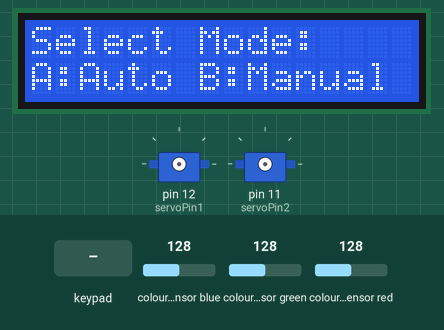
This sketch was run on a simulated Arduino Uno, built with avr-gcc and run on an emulated ATmega328P. Shown: 16×2 character LCD, 2 × servo. Wiring (inferred from the names in the program): TCS3200 colour sensor: output pin 10; S2 A1; S3 A0; S0 A3; S1 A2; 4×4 keypad with keys D * 0 # C 9 8 7 B 6 5 4 A 3 2 1: rows pin 6, pin 7, pin 8, pin 9; columns pin 2, pin 3, pin 4, pin 5; 2 × servo: signal pin 11 / signal pin 12. The inputs (shaded band) are chosen by the test bench; at power-on: colour sensor blue 128, colour sensor green 128, colour sensor red 128. Servo pulses on a pin are drawn as a servo (544–2400 µs = 0–180°); what the sketch prints to the serial monitor is not drawn.

Above: at 3.4 s.
3.5 s: keypad keys 6 7 8 9 A pressed 0.4 s apart
At 8.0 s:
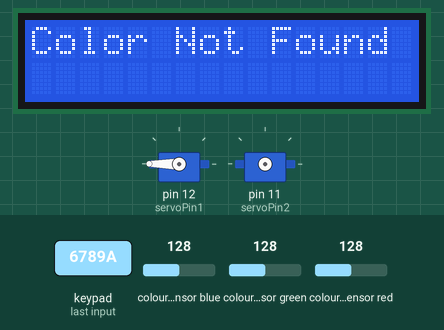
8.4 s: colour sensor blue set to 5
At 10.9 s:
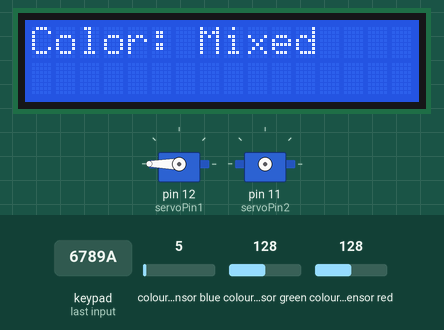
11.4 s: colour sensor green set to 5
At 14.6 s:
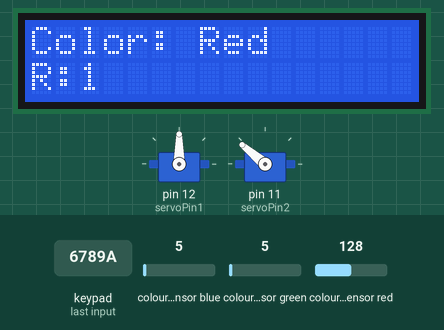
17.4 s: colour sensor red set to 5
At 20.2 s:
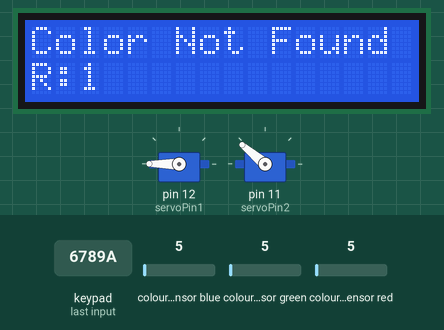
20.4 s: colour sensor blue set to 64
At 24.0 s:
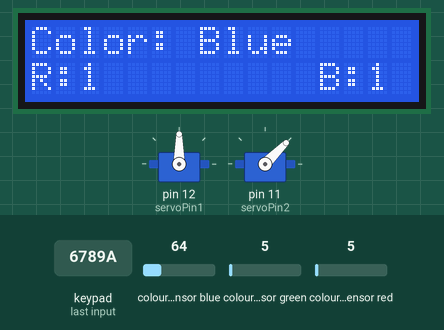
Timing chart, 0 to 24.4 s (numbered marks = the images above; inputs shaded):
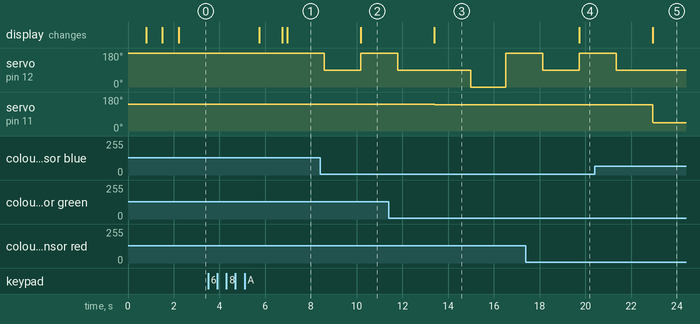

The sketch:

projectCode.ino
```cpp
#include <LiquidCrystal_I2C.h>

LiquidCrystal_I2C lcd(0x27, 16, 2);

#define S0 A3
#define S1 A2
#define S2 A1
#define S3 A0
#define sensorOut 10

int redFrequency = 0;
int greenFrequency = 0;
int blueFrequency = 0;
int MIN_VALUE = 50;
int MAX_VALUE = 200;
int rc = 0;
int gc = 0;
int bc = 0;

const byte rows = 4;
const byte cols = 4;
char keys[rows][cols] = {
  {'D', '*', '0', '#'},
  {'C', '9', '8', '7'},
  {'B', '6', '5', '4'},
  {'A', '3', '2', '1'}
};

byte rowPins[rows] = {6,7,8,9};
byte colPins[cols] = {2,3,4,5};

// Servo setup
const int servoPin1 = 12;
const int servoPin2 = 11;

bool automaticMode = false;
bool modeSelected = false; // ensure the mode is selected before showing colors

void moveServo(int pin, int angle) {
  int dutyCycle = map(angle, 0, 180, 544, 2400);
  for (int i = 0; i < 50; i++) {
    digitalWrite(pin, HIGH);
    delayMicroseconds(dutyCycle);
    digitalWrite(pin, LOW);
    delay(10);
  }
}

void setup() {
  Serial.begin(9600);
  Serial.println("System Starting");

  pinMode(S0, OUTPUT);
  pinMode(S1, OUTPUT);
  pinMode(S2, OUTPUT);
  pinMode(S3, OUTPUT);
  pinMode(sensorOut, INPUT);

  // setting frequency scaling to 20%
  digitalWrite(S0, HIGH);
  digitalWrite(S1, LOW);

  lcd.init();
  lcd.backlight();
  lcd.clear();
  lcd.setCursor(0, 0);
  lcd.print(" Initializing");
  lcd.setCursor(0, 1);
  lcd.print("System On");

  for (int a = 12; a < 15; a++) {
    lcd.setCursor(a, 1);
    lcd.print(".");
    delay(700);
  }
  lcd.clear();

  pinMode(servoPin1, OUTPUT);
  pinMode(servoPin2, OUTPUT);

  for (byte i = 0; i < rows; i++) {
    pinMode(rowPins[i], OUTPUT);
    digitalWrite(rowPins[i], HIGH);
  }
  for (byte i = 0; i < cols; i++) {
    pinMode(colPins[i], INPUT_PULLUP);
  }

  lcd.setCursor(0, 0);
  lcd.print("Select Mode: ");
  lcd.setCursor(0, 1);
  lcd.print("A:Auto B:Manual");
}

char getKey() {
  for (byte row = 0; row < rows; row++) {
    digitalWrite(rowPins[row], LOW);
    for (byte col = 0; col < cols; col++) {
      if (digitalRead(colPins[col]) == LOW) {
        digitalWrite(rowPins[row], HIGH);
        return keys[row][col];
      }
    }
    digitalWrite(rowPins[row], HIGH);
  }
  return '\0'; // no key pressed
}

void displayColor(int r, int g, int b, char key) {

  if (!modeSelected) return; // ensure mode is selected before displaying color

  if ((r > MAX_VALUE && g > MAX_VALUE && b > MAX_VALUE) || (r < MIN_VALUE && g < MIN_VALUE && b < MIN_VALUE)) {
    lcd.setCursor(0, 0);
    lcd.print("Color Not Found");
    Serial.println("Color Not Found");

  } else {
    lcd.setCursor(0, 0);
    if (r < g && r < b) {
      lcd.print("Color: Red     ");
      Serial.println("Color: Red ");
      if(automaticMode){
       if (servoPin1, 90) {
            rc = rc + 1;
            lcd.setCursor(0, 1);
            lcd.print("R:");
            lcd.print(rc);
       }

      moveServo(servoPin2, 140);
      delay(1000);
      moveServo(servoPin1, 0);
      delay(1000);
      }
    } else if (g < r && g < b) {
      lcd.print("Color: Green     ");
      Serial.println("Color: Green");
      if(automaticMode){
       if (servoPin1, 90) {
            gc = gc + 1;
            lcd.setCursor(6, 1);
            lcd.print("G:");
            lcd.print(gc);
       }

      moveServo(servoPin2, 90);
      delay(1000);
      moveServo(servoPin1, 0);
      delay(1000);
      }
    } else if (b < r && b < g) {
      lcd.print("Color: Blue     ");
      Serial.println("Color: Blue");
      if(automaticMode){
       if (servoPin1, 90)  {
            bc = bc + 1;
            lcd.setCursor(12, 1);
            lcd.print("B:");
            lcd.print(bc);
       }

      moveServo(servoPin2, 45);
      delay(1000);
      moveServo(servoPin1, 0);
      delay(1000);
      }
    } else {
      lcd.print("Color: Mixed       ");
      Serial.println("Mixed Color");
    }
  }

  if (automaticMode) {
    // automatic mode logic
    moveServo(servoPin1, 180);
    delay(1000);

     // enable color detection only at 90 degrees
    moveServo(servoPin1, 90);
    delay(500);
  } else {
    // Manual mode
    if (key == '1') {
      moveServo(servoPin1, 180);
    } else if (key == '2') {
      moveServo(servoPin1, 90);
    } else if (key == '3') {
      moveServo(servoPin1, 0);
    } else if (key == '4') {
      moveServo(servoPin2, 140);
    } else if (key == '5') {
      moveServo(servoPin2, 90);
    } else if (key == '6') {
      moveServo(servoPin2, 45);
    }
  }
}

void loop() {
  char key = getKey();

  if (key) {
    if (key == 'A') {
      automaticMode = true;
      modeSelected = true;
      lcd.clear();
      lcd.setCursor(0, 0);
      lcd.print("Mode: Automatic");
      delay(1000);
      lcd.clear();
    } else if (key == 'B') {
      automaticMode = false;
      modeSelected = true;
      lcd.clear();
      lcd.setCursor(0, 0);
      lcd.print("Mode: Manual");
      delay(1000);
      lcd.clear();
    }else if (key == 'D') {
      // Reset mode selection and return to start screen
      modeSelected = false;
      lcd.clear();
      lcd.setCursor(0, 0);
      lcd.print("Select Mode: ");
      lcd.setCursor(0, 1);
      lcd.print("A:Auto B:Manual");
      return; // Exit the loop iteration to wait for user input
    }
  }

  // setting red (R) filtered photodiodes to be read
  digitalWrite(S2, LOW);
  digitalWrite(S3, LOW);
  redFrequency = pulseIn(sensorOut, LOW);
  delay(100);

  // setting green (G) filtered photodiodes to be read
  digitalWrite(S2, HIGH);
  digitalWrite(S3, HIGH);
  greenFrequency = pulseIn(sensorOut, LOW);
  delay(100);

  // setting blue (B) filtered photodiodes to be read
  digitalWrite(S2, LOW);
  digitalWrite(S3, HIGH);
  blueFrequency = pulseIn(sensorOut, LOW);

  // print rgb frequency values to Serial Monitor
  Serial.print("R = ");
  Serial.print(redFrequency);
  Serial.print(" G = ");
  Serial.print(greenFrequency);
  Serial.print(" B = ");
  Serial.println(blueFrequency);

  // display color only if mode is selected
  displayColor(redFrequency, greenFrequency, blueFrequency, key);
  delay(300);
}
```

Measured:
- after the input at 3.5 s, the display: first changes after 2.2 s (image 1 shows a later state)
- after the input at 8.4 s, the display: changes after 1.8 s (image 2)
- after the input at 11.4 s, servo on pin 11 (servoPin2): 142° → 140° after 2.0 s; the display: changes after 2.0 s (image 3)
- after the input at 17.4 s, servo on pin 11 (servoPin2): stays 140° (without the input it goes to 142° after 2.3 s); the display: changes after 2.3 s (image 4)
- after the input at 20.4 s, servo on pin 12 (servoPin1): goes on until 21.4 s, then stays 90°; servo on pin 11 (servoPin2): 140° → 45° after 2.6 s; the display: changes after 2.6 s (image 5)
